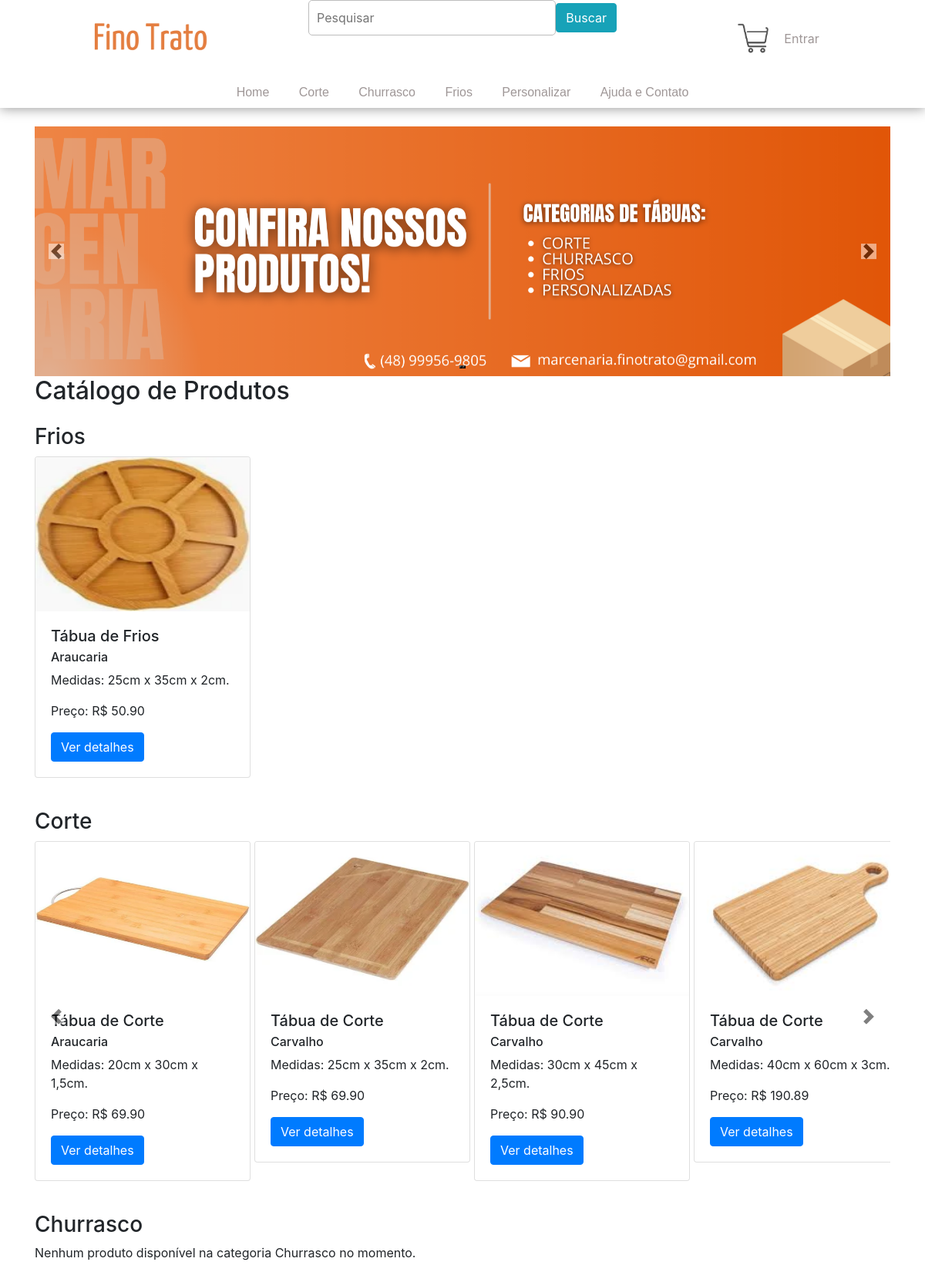
The page /models/home.php on the database its author committed.
### tables this page shows
CREATE TABLE `estoque` (
  `codigo` int(5) NOT NULL,
  `categoria` varchar(255) NOT NULL,
  `madeira` varchar(255) NOT NULL,
  `descricao` varchar(255) NOT NULL,
  `quantidade` int(5) NOT NULL,
  `preco` float(8,2) NOT NULL,
  `imagem` varchar(255) NOT NULL
);

### models/home.php (the view, shortened to what this page needs)
<?php
$conectar = mysqli_connect('localhost', 'root', '', 'finotrato');
$search = isset($_GET['search']) ? mysqli_real_escape_string($conectar, $_GET['search']) : null;
?>
<!DOCTYPE html>
<html lang="pt-br">
<head>
    <link rel="stylesheet" type="text/css" href="style/style.css">
    <link rel="stylesheet" href="https://maxcdn.bootstrapcdn.com/bootstrap/4.0.0/css/bootstrap.min.css">
</head>
<body>
    <div class="top">
        <div class="topUp">
            <div class="leftTop">
                <div class="logo">
                    <a href="home.php"><img src="img/logo.png" width=150 height=75></a>
                </div>
            </div>
            <div class="middleTop">
                <form action="busca.php" method="GET">
                    <div class="topSearch">
                        <input type="text" id="topSearch" name="search" placeholder="Pesquisar" value="<?php echo isset($_GET['search']) ? $_GET['search'] : ''; ?>">
                        <button type="submit" class="btn btn-info">Buscar</button>
                    </div>
                </form>
            </div>
            <div class="rightTop">
                <div class="topMarketCar">
                    <a><img src="img/lightmdCShop.png" width=40 height=40></a>
                </div>
                <div class="topUserImg">
                    <?php if (isset($_SESSION['user_id'])): ?>
                        <a href="perfil.php">Perfil</a>
                    <?php else: ?>
                        <a href="login.php">Entrar</a>
                    <?php endif; ?>
                </div>
            </div>
        </div>
        <div class="topDown">
            <div class="navigation">
                <a href="home.php">Home</a>
                <a href="corte.php">Corte</a>
                <a href="churrasco.php">Churrasco</a>
                <a href="frios.php">Frios</a>
                <a href="pedidos.php">Personalizar</a>
                <a href="#">Ajuda e Contato</a>
            </div>
        </div>
    </div>
    <div class="container">
        <br>
        <div class="carousel slide" id="carouselExampleIndicators" data-ride="carousel">
            <div class="carousel-indicators">
                <button type="button" data-bs-target="#carouselExampleIndicators" data-bs-slide-to="0" class="active" aria-current="true" aria-label="Slide 1"></button>
                <button type="button" data-bs-target="#carouselExampleIndicators" data-bs-slide-to="1" aria-label="Slide 2"></button>
            </div>
            <div class="carousel-inner">
                <div class="carousel-item active">
                    <img src="img/homeBanner1.png" class="d-block w-100" alt="...">
                </div>
            </div>
            <a class="carousel-control-prev" href="#carouselExampleIndicators" role="button" data-slide="prev">
                <span class="carousel-control-prev-icon" aria-hidden="true"></span>
            </a>
            <a class="carousel-control-next" href="#carouselExampleIndicators" role="button" data-slide="next">
                <span class="carousel-control-next-icon" aria-hidden="true"></span>
            </a>
        </div>
        <h2 class="mb-4">Catálogo de Produtos</h2>
        <?php
        if ($search) {
            $consulta = "SELECT * FROM estoque WHERE descricao LIKE '%$search%' OR madeira LIKE '%$search%' OR categoria LIKE '%$search%'";
            $resultado = mysqli_query($conectar, $consulta);
            $totalProdutos = mysqli_num_rows($resultado);
            if ($totalProdutos > 0) {
                echo '<div class="row">';
                while ($produto = mysqli_fetch_assoc($resultado)) {
                    echo '<div class="col-md-3 mb-3">';
                    echo '<div class="card" style="width: 280px;">';
                    echo '<img class="card-img-top" style="width: 278px; height: 200px;" src="' . $produto['imagem'] . '" alt="Imagem do Produto">';
                    echo '<div class="card-body">';
                    echo '<h5 class="card-title"> Tábua de ' . $produto['categoria'] . '</h5>';
                    echo '<h6 class="card-subtitle mb-2 text-body-secondary">' . $produto['madeira'] . '</h6>';
                    echo '<p class="card-text">' . $produto['descricao'] . '</p>';
                    echo '<p class="card-text">Preço: R$ ' . $produto['preco'] . '</p>';
                    echo '<a href="detalhes.php?codigo=' . $produto['codigo'] . '" class="btn btn-primary">Ver detalhes</a>';
                    echo '</div>';
                    echo '</div>';
                    echo '</div>';
                }
                echo '</div>';
            } else {
                echo '<p>Nenhum produto encontrado para a pesquisa: ' . htmlspecialchars($search) . '.</p>';
            }
        } else {
            $categorias = array('Frios', 'Corte', 'Churrasco');
            foreach ($categorias as $categoria) {
                $consulta = "SELECT * FROM estoque WHERE categoria = '$categoria'";
                $resultado = mysqli_query($conectar, $consulta);
                $totalProdutos = mysqli_num_rows($resultado);
                echo '<h3>' . $categoria . '</h3>';
                if ($totalProdutos > 4) {
                    echo '<div id="carousel-' . $categoria . '" class="carousel slide" data-ride="carousel" data-interval="false">';
                    echo '<div class="carousel-inner">';
                    echo '<div class="carousel-item active"><div class="row">';
                    $contador = 0;
                    while ($produto = mysqli_fetch_assoc($resultado)) {
                        if ($contador > 0 && $contador % 4 == 0) {
                            echo '</div></div><div class="carousel-item"><div class="row">';
                        }
                        echo '<div class="col-md-3 mb-3">';
                        echo '<div class="card" style="width: 280px;">';
                        echo '<img class="card-img-top" style="width: 278px; height: 200px;" src="' . $produto['imagem'] . '" alt="Imagem do Produto">';
                        echo '<div class="card-body">';
                        echo '<h5 class="card-title"> Tábua de ' . $produto['categoria'] . '</h5>';
                        echo '<h6 class="card-subtitle mb-2 text-body-secondary">' . $produto['madeira'] . '</h6>';
                        echo '<p class="card-text">' . $produto['descricao'] . '</p>';
                        echo '<p class="card-text">Preço: R$ ' . $produto['preco'] . '</p>';
                        echo '<a href="detalhes.php?codigo=' . $produto['codigo'] . '" class="btn btn-primary">Ver detalhes</a>';
                        echo '</div>';
                        echo '</div>';
                        echo '</div>';
                        $contador++;
                    }
                    echo '</div></div>';
                    echo '</div>';
                    echo '<a class="carousel-control-prev" href="#carousel-' . $categoria . '" role="button" data-slide="prev">';
                    echo '<span class="carousel-control-prev-icon" aria-hidden="true"></span>';
                    echo '</a>';
                    echo '<a class="carousel-control-next" href="#carousel-' . $categoria . '" role="button" data-slide="next">';
                    echo '<span class="carousel-control-next-icon" aria-hidden="true"></span>';
                    echo '</a>';
                    echo '</div>';
                } elseif ($totalProdutos >= 1) {
                    echo '<div class="row">';
                    while ($produto = mysqli_fetch_assoc($resultado)) {
                        echo '<div class="col-md-3 mb-3">';
                        echo '<div class="card" style="width: 280px;">';
                        echo '<img class="card-img-top" style="width: 278px; height: 200px;" src="' . $produto['imagem'] . '" alt="Imagem do Produto">';
                        echo '<div class="card-body">';
                        echo '<h5 class="card-title"> Tábua de ' . $produto['categoria'] . '</h5>';
                        echo '<h6 class="card-subtitle mb-2 text-body-secondary">' . $produto['madeira'] . '</h6>';
                        echo '<p class="card-text">' . $produto['descricao'] . '</p>';
                        echo '<p class="card-text">Preço: R$ ' . $produto['preco'] . '</p>';
                        echo '<a href="detalhes.php?codigo=' . $produto['codigo'] . '" class="btn btn-primary">Ver detalhes</a>';
                        echo '</div>';
                        echo '</div>';
                        echo '</div>';
                    }
                    echo '</div>';
                } else {
                    echo '<p>Nenhum produto disponível na categoria ' . $categoria . ' no momento.</p>';
                }
                echo '<br>';
            }
        }
        ?>
    </div>
</body>
</html>

### models/style/style.css (style rules this page uses)
* { margin: 0; padding: 0; }
body { background-color: white; width: 100%; font-family: Arial, sans-serif; }
.top { width: 100%; text-align: center; justify-content: center; display: flex; flex-direction: column; box-shadow: 0px 1px 15px rgb(153, 153, 153); background-color: rgb(255, 255, 255); }
.topUp { width: 100%; height: 100px; display: flex; text-align: center; justify-content: center; }
.topDown { width: 100%; height: 40px; display: flex; text-align: center; justify-content: center; }
.leftTop { width: 250px; display: flex; text-align: center; justify-content: center; }
.middleTop { display: flex; text-align: center; justify-content: center; }
.rightTop { width: 250px; display: flex; text-align: center; justify-content: center; }
.logo { width: 120px; display: flex; justify-content: center; align-items: center; }
.logo img { border-radius: 15px; }
.topSearch { width: 400px; display: flex; justify-content: center; align-items: center; margin-left: 80px; margin-right: 80px; }
.topSearch input { width: 400px; padding: 10px; border: 1px solid rgb(189, 189, 189); border-width: 1px; border-radius: 5px; outline: none; }
.topMarketCar { display: flex; justify-content: center; align-items: center; margin-left: 10px; margin-right: 10px; }
.topUserImg { display: flex; justify-content: center; align-items: center; margin-left: 10px; margin-right: 0px; }
.navigation { width: 80%; display: flex; justify-content: center; align-items: center; }
.navigation a { display: flex; height: 30px; flex-direction: column; text-decoration: none; transition: background .3s; font-family: Arial; text-align: center; justify-content: center; margin-left: 2%; margin-right: 2%; color: #9f9797; font-size: 16; }
.topUserImg a { text-decoration: none; color: #9f9797; }

### models/home.php (style rules this page uses)
.carousel-control-prev-icon, .carousel-control-next-icon { background-color: black; }
.carousel-control-prev, .carousel-control-next { filter: invert(1); position: absolute; top: 50%; transform: translateY(-50%); width: 5%; }
.carousel-control-prev { left: 0; }
.carousel-control-next { right: 0; }

### rows shown on the page
estoque: imagem (picture), categoria "Frios", madeira "Araucaria", descricao "Medidas: 25cm x 35cm x 2cm.", preco "50.90"
estoque: imagem (picture), categoria "Corte", madeira "Araucaria", descricao "Medidas: 20cm x 30cm x 1,5cm.", preco "69.90"
estoque: imagem (picture), categoria "Corte", madeira "Carvalho", descricao "Medidas: 25cm x 35cm x 2cm.", preco "69.90"
estoque: imagem (picture), categoria "Corte", madeira "Carvalho", descricao "Medidas: 30cm x 45cm x 2,5cm.", preco "90.90"
estoque: imagem (picture), categoria "Corte", madeira "Carvalho", descricao "Medidas: 40cm x 60cm x 3cm.", preco "190.89"

### other values the page prints
$categoria "Frios"
$categoria "Corte"
$categoria "Churrasco"
